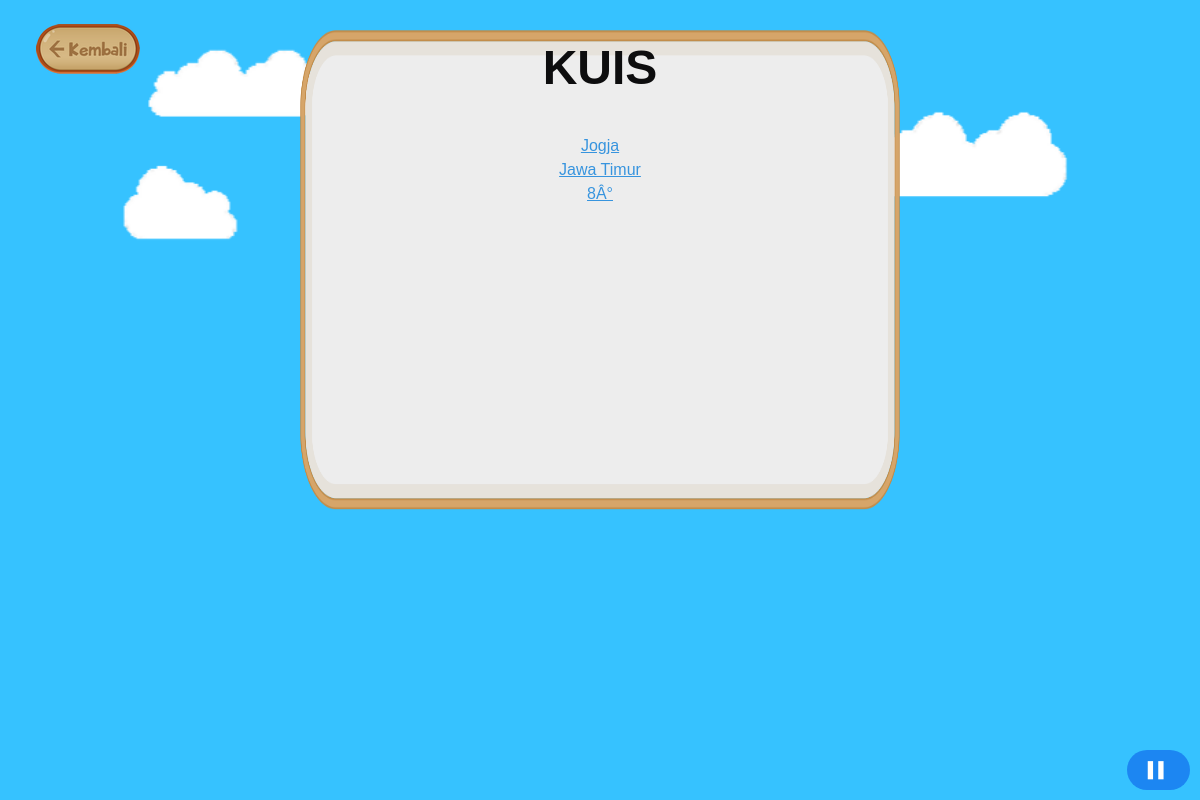
The page /kuis.php on the database its author committed.
### tables this page shows
CREATE TABLE `kuis` (
  `id` int(11) NOT NULL,
  `nama` varchar(50) NOT NULL
);

### kuis.php (the view, shortened to what this page needs)
<?php
include "koneksi.php";
?>
<!DOCTYPE html>
<html>
<head>
    <link rel="stylesheet" href="css/kube.css">
    <link rel="stylesheet" href="css/medajar.css">
</head>
<body id="index">
    <div id="kuis-page">
        <button class="button round kontrolAudio" onclick="jeda()">▌▌</button>
        <div id="ornamen" class="col col-12 text-center">
        </div>
        <div class="row">
            <a href="index.html" id="back"><img id="back-img" src="img/maps/kembali.png" alt=""></a>
        </div>
    	<div class="row align-center">
    		<div class="col-6">
    			<div id="materi-show" class="text-center">
    				<h1>KUIS</h1>
                <br>
                 <?php
                $sql = "select * from kuis";
                $hasil = mysqli_query ($koneksi,$sql) or die ("Gagal Akses");
                ?>
                <?php while ($row = mysqli_fetch_array ($hasil)){
                    echo "<a href='mulai_kuis.php?r=".$row['id']."&p=0'>".$row['nama']."</a><br>";
                }
                   ?>
    			</div>
    		</div>
    	</div>
    </div>
</body>
</html>

### css/kube.css (style rules this page uses)
html { box-sizing: border-box; }
*, *:before, *:after { box-sizing: inherit; }
* { margin: 0; padding: 0; outline: 0; -webkit-overflow-scrolling: touch; }
img, video, audio { max-width: 100%; }
img, video { height: auto; }
html, body { font-size: 16px; line-height: 24px; }
body { font-family: Arial, "Helvetica Neue", Helvetica, sans-serif; color: #313439; background-color: transparent; }
a { color: #3794de; }
h1.title, h1, h2, h3, h4, h5, h6 { font-family: Arial, "Helvetica Neue", Helvetica, sans-serif; font-weight: bold; color: #0d0d0e; text-rendering: optimizeLegibility; margin-bottom: 16px; }
h1, .h1 { font-size: 48px; line-height: 52px; }
.text-center { text-align: center; }
.row { display: flex; flex-direction: row; flex-wrap: wrap; }
.col-6 { width: 50%; }
.col-12 { width: 100%; }
button, .button { font-family: Arial, "Helvetica Neue", Helvetica, sans-serif; font-size: 15px; color: #fff; background-color: #1c86f2; border-radius: 3px; min-height: 40px; padding: 8px 20px; font-weight: 500; text-decoration: none; cursor: pointer; display: inline-block; line-height: 20px; border: 1px solid transparent; vertical-align: middle; -webkit-appearance: none; }
.button.round { border-radius: 56px; }
.align-center { justify-content: center; }

### css/medajar.css (style rules this page uses)
html { min-height: 100%; }
body { cursor: url(../img/arrow.png),auto; }
#index { min-height: 100%; background-color: #36c2ff; background-image: url('../img/index/bg.jpg'); background-size: 100% 100%; background-position: bottom; background-repeat: no-repeat; }
#ornamen { position: fixed; z-index: -1; height: 768px; text-align: center; }
#kuis-page #materi-show { padding: 2%; }
#materi-show { background-image: url('../img/materi/bg_materi.png'); background-size: 100% 100%; margin-top: 5%; height: 480px; }
#materi-page #back, #kuis-page #back { position: absolute; left: 3%; top: 3%; }
.kontrolAudio { position: absolute; right: 10px; bottom: 10px; z-index: 5; }

### rows shown on the page
kuis: nama "Jogja"
kuis: nama "Jawa Timur"
kuis: nama "8Â°"
